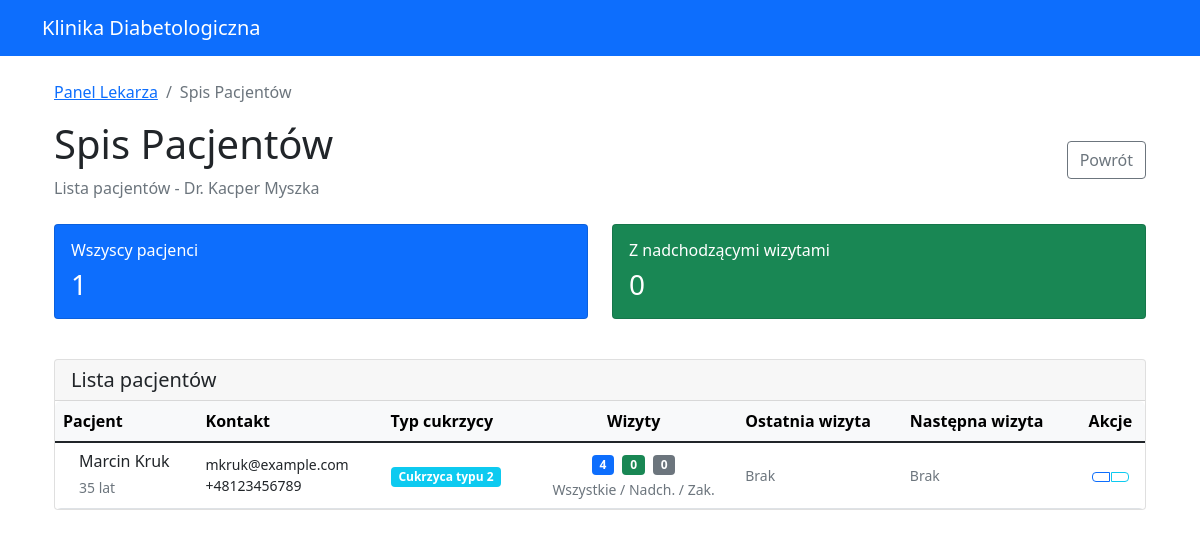
Page /doctors/patients/ (signed in) on the committed database.
### doctors/models.py (models this page shows, shortened)
class Doctor(models.Model):
    user = models.OneToOneField(settings.AUTH_USER_MODEL, on_delete=models.CASCADE, related_name='doctor_profile')
    license_number = models.CharField(max_length=20, unique=True)
    specialization = models.CharField(
        max_length=50,
        choices=[
            ('endocrinologist', 'Endokrynolog'),
            ('diabetologist', 'Diabetolog'),
            ('internal_medicine', 'Internista'),
            ('family_medicine', 'Lekarz rodzinny'),
        ]
    )
    years_of_experience = models.PositiveIntegerField()
    office_address = models.TextField()
    consultation_fee = models.DecimalField(max_digits=6, decimal_places=2)
    working_hours_start = models.TimeField()
    working_hours_end = models.TimeField()
    working_days = models.CharField(
        max_length=20,
        choices=[
            ('mon-fri', 'Poniedziałek-Piątek'),
            ('mon-sat', 'Poniedziałek-Sobota'),
            ('tue-thu', 'Wtorek-Czwartek'),
        ],
        default='mon-fri'
    )
    education = models.TextField()
    certifications = models.TextField(blank=True)
    bio = models.TextField(blank=True)
    is_accepting_patients = models.BooleanField(default=True)
    created_at = models.DateTimeField(auto_now_add=True)
    updated_at = models.DateTimeField(auto_now=True)
    class Meta:
        verbose_name = "Lekarz"
        verbose_name_plural = "Lekarze"

### authentication/models.py (models this page shows, shortened)
class User(AbstractUser):
    USER_TYPE_CHOICES = (
        ('patient', 'Pacjent'),
        ('doctor', 'Lekarz'),
    )
    user_type = models.CharField(
        max_length=10,
        choices=USER_TYPE_CHOICES,
        default='patient'
    )
    phone_number = models.CharField(max_length=15, blank=True)
    failed_login_attempts = models.IntegerField(default=0)
    last_failed_login = models.DateTimeField(null=True, blank=True)
    account_locked_until = models.DateTimeField(null=True, blank=True)
    def is_doctor(self):
        return self.user_type == 'doctor'

### patients/models.py (models this page shows, shortened)
class Patient(models.Model):
    user = models.OneToOneField(settings.AUTH_USER_MODEL, on_delete=models.CASCADE, related_name='patient_profile')
    date_of_birth = models.DateField()
    pesel = models.CharField(max_length=11, unique=True)
    address = models.TextField()
    emergency_contact_name = models.CharField(max_length=100)
    emergency_contact_phone = models.CharField(max_length=15)
    diabetes_type = models.CharField(
        max_length=15,
        choices=[
            ('healthy', 'Zdrowy'),
            ('type1', 'Cukrzyca typu 1'),
            ('type2', 'Cukrzyca typu 2'),
            ('gestational', 'Cukrzyca ciążowa'),
        ]
    )
    diagnosis_date = models.DateField(null=True, blank=True)
    current_medications = models.TextField(blank=True)
    allergies = models.TextField(blank=True)
    last_cancellation_time = models.DateTimeField(null=True, blank=True, help_text="Czas ostatniego anulowania wizyty")
    created_at = models.DateTimeField(auto_now_add=True)
    updated_at = models.DateTimeField(auto_now=True)
    def get_age(self):
        today = timezone.now().date()
        return today.year - self.date_of_birth.year - ((today.month, today.day) < (self.date_of_birth.month, self.date_of_birth.day))
    class Meta:
        verbose_name = "Pacjent"
        verbose_name_plural = "Pacjenci"

### doctors/views.py (the view)
# urls.py: path('patients/', views.patients_list, name='patients_list'),
@login_required
def patients_list(request):
    if not request.user.is_doctor():
        return redirect('authentication:login')
    doctor = request.user.doctor_profile
    from appointments.models import Appointment
    from patients.models import Patient
    patients_with_appointments = Patient.objects.filter(
        appointments__doctor=doctor
    ).annotate(
        total_appointments=Count('appointments', filter=Q(appointments__doctor=doctor)),
        scheduled_appointments=Count(
            'appointments',
            filter=Q(appointments__doctor=doctor, appointments__status='scheduled', appointments__appointment_date__gte=timezone.now())
        ),
        completed_appointments=Count(
            'appointments',
            filter=Q(appointments__doctor=doctor, appointments__status='completed')
        )
    ).select_related('user').distinct().order_by('user__last_name', 'user__first_name')
    patients_data = []
    for patient in patients_with_appointments:
        last_appointment = Appointment.objects.filter(
            doctor=doctor,
            patient=patient,
            status='completed'
        ).order_by('-appointment_date').first()
        next_appointment = Appointment.objects.filter(
            doctor=doctor,
            patient=patient,
            status='scheduled',
            appointment_date__gte=timezone.now()
        ).order_by('appointment_date').first()
        patients_data.append({
            'patient': patient,
            'total_appointments': patient.total_appointments,
            'scheduled_appointments': patient.scheduled_appointments,
            'completed_appointments': patient.completed_appointments,
            'last_appointment': last_appointment,
            'next_appointment': next_appointment,
        })
    paginator = Paginator(patients_data, 10)  # 10 patients per page
    page_number = request.GET.get('page')
    page_obj = paginator.get_page(page_number)
    total_patients = len(patients_data)
    patients_with_scheduled = sum(1 for p in patients_data if p['scheduled_appointments'] > 0)
    context = {
        'doctor': doctor,
        'page_obj': page_obj,
        'total_patients': total_patients,
        'patients_with_scheduled': patients_with_scheduled,
    }
    return render(request, 'doctors/patients_list.html', context)

### doctors/templates/doctors/patients_list.html (shortened to what this page needs)
{% extends 'authentication/base.html' %}
{% block content %}
<div class="container-fluid">
    <div class="row mb-4">
        <div class="col-12">
            <nav aria-label="breadcrumb">
                <ol class="breadcrumb">
                    <li class="breadcrumb-item">
                        <a href="{% url 'doctors:dashboard' %}">
                             Panel Lekarza
                        </a>
                    </li>
                    <li class="breadcrumb-item active" aria-current="page">Spis Pacjentów</li>
                </ol>
            </nav>
            <div class="d-flex justify-content-between align-items-center">
                <div>
                    <h1 class="display-6 mb-2">Spis Pacjentów</h1>
                    <p class="text-muted mb-0">Lista pacjentów - Dr. {{ doctor.user.first_name }} {{ doctor.user.last_name }}</p>
                </div>
                <div>
                    <a href="{% url 'doctors:dashboard' %}" class="btn btn-outline-secondary">
                         Powrót
                    </a>
                </div>
            </div>
        </div>
    </div>
    <div class="row mb-4">
        <div class="col-lg-6 col-md-6 mb-3">
            <div class="card bg-primary text-white">
                <div class="card-body">
                    <div class="d-flex justify-content-between">
                        <div>
                            <h6 class="card-title">Wszyscy pacjenci</h6>
                            <h3 class="mb-0">{{ total_patients }}</h3>
                        </div>
                    </div>
                </div>
            </div>
        </div>
        <div class="col-lg-6 col-md-6 mb-3">
            <div class="card bg-success text-white">
                <div class="card-body">
                    <div class="d-flex justify-content-between">
                        <div>
                            <h6 class="card-title">Z nadchodzącymi wizytami</h6>
                            <h3 class="mb-0">{{ patients_with_scheduled }}</h3>
                        </div>
                    </div>
                </div>
            </div>
        </div>
    </div>
    {% if page_obj %}
        <div class="row">
            <div class="col-12">
                <div class="card">
                    <div class="card-header">
                        <h5 class="mb-0">
                            Lista pacjentów
                        </h5>
                    </div>
                    <div class="card-body p-0">
                        <div class="table-responsive">
                            <table class="table table-hover mb-0">
                                <thead class="table-light">
                                    <tr>
                                        <th>Pacjent</th>
                                        <th>Kontakt</th>
                                        <th>Typ cukrzycy</th>
                                        <th class="text-center">Wizyty</th>
                                        <th>Ostatnia wizyta</th>
                                        <th>Następna wizyta</th>
                                        <th class="text-center">Akcje</th>
                                    </tr>
                                </thead>
                                <tbody>
                                    {% for patient_data in page_obj %}
                                        {% with patient=patient_data.patient %}
                                        <tr>
                                            <td>
                                                <div class="d-flex align-items-center">
                                                    <div>
                                                        <h6 class="mb-1">{{ patient.user.first_name }} {{ patient.user.last_name }}</h6>
                                                        <small class="text-muted">
                                                            {{ patient.get_age }} lat
                                                        </small>
                                                    </div>
                                                </div>
                                            </td>
                                            <td>
                                                <div>
                                                    <small class="d-block">
                                                        {{ patient.user.email }}
                                                    </small>
                                                    <small class="d-block">
                                                        {{ patient.user.phone_number|default:"Brak" }}
                                                    </small>
                                                </div>
                                            </td>
                                            <td>
                                                <span class="badge bg-info">
                                                    {{ patient.get_diabetes_type_display }}
                                                </span>
                                            </td>
                                            <td class="text-center">
                                                <div class="appointment-stats">
                                                    <span class="badge bg-primary me-1" title="Wszystkich">
                                                        {{ patient_data.total_appointments }}
                                                    </span>
                                                    <span class="badge bg-success me-1" title="Nadchodzące">
                                                        {{ patient_data.scheduled_appointments }}
                                                    </span>
                                                    <span class="badge bg-secondary" title="Zakończone">
                                                        {{ patient_data.completed_appointments }}
                                                    </span>
                                                </div>
                                                <small class="text-muted d-block mt-1">
                                                    Wszystkie / Nadch. / Zak.
                                                </small>
                                            </td>
                                            <td>
                                                {% if patient_data.last_appointment %}
                                                    <div>
                                                        <small class="d-block">
                                                            <i class="fas fa-calendar"></i>
                                                            {{ patient_data.last_appointment.appointment_date|date:"j M Y" }}
                                                        </small>
                                                        <small class="text-muted">
                                                            {{ patient_data.last_appointment.reason|truncatechars:20 }}
                                                        </small>
                                                    </div>
                                                {% else %}
                                                    <small class="text-muted">
                                                        Brak
                                                    </small>
                                                {% endif %}
                                            </td>
                                            <td>
                                                {% if patient_data.next_appointment %}
                                                    <div>
                                                        <small class="d-block text-success">
                                                            <i class="fas fa-calendar-plus"></i>
                                                            {{ patient_data.next_appointment.appointment_date|date:"j M Y" }}
                                                        </small>
                                                        <small class="text-muted">
                                                            {{ patient_data.next_appointment.appointment_date|time:"H:i" }}
                                                        </small>
                                                    </div>
                                                {% else %}
                                                    <small class="text-muted">
                                                        Brak
                                                    </small>
                                                {% endif %}
                                            </td>
                                            <td class="text-center">
                                                <div class="btn-group" role="group">
                                                    <a href="{% url 'doctors:patient_detail' patient.id %}" class="btn btn-sm btn-outline-primary" title="Zobacz kartę pacjenta">
                                                    </a>
                                                    <a href="{% url 'doctors:patient_detail' patient.id %}" class="btn btn-sm btn-outline-info" title="Historia wizyt">
                                                    </a>
                                                </div>
                                            </td>
                                        </tr>
                                        {% endwith %}
                                    {% endfor %}
                                </tbody>
                            </table>
                        </div>
                    </div>
                </div>
            </div>
        </div>
    {% endif %}
</div>
{% endblock %}

### doctors/templates/doctors/patients_list.html (style rules this page uses)
.appointment-stats .badge { font-size: 0.75em; }
.table td { vertical-align: middle; }
.breadcrumb { background-color: transparent; padding: 0; }
.btn-group .btn { border-radius: 0.25rem; margin-right: 2px; }
.btn-group .btn:last-child { margin-right: 0; }
.table-responsive { border-radius: 0.375rem; }
.card { transition: box-shadow 0.15s ease-in-out; }

### rows in the picture
Doctor: user.first_name "Kacper", user.last_name "Myszka"
Patient: patient.user.first_name "Marcin", patient.user.last_name "Kruk", patient.get_age "35", patient.user.email "mkruk@example.com", patient.user.phone_number "+48123456789", patient.diabetes_type "Cukrzyca typu 2", total_appointments "4", scheduled_appointments "0", completed_appointments "0"

### other values in the picture
{{ total_patients }} "1"
{{ patients_with_scheduled }} "0"
